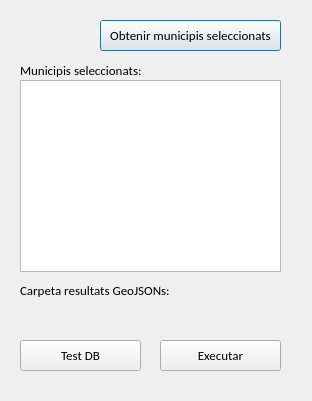
<?xml version="1.0" encoding="UTF-8"?>
<ui version="4.0">
 <class>Dialog</class>
 <widget class="QDialog" name="Dialog">
  <property name="geometry">
   <rect>
    <x>0</x>
    <y>0</y>
    <width>312</width>
    <height>401</height>
   </rect>
  </property>
  <property name="font">
   <font>
    <family>Calibri</family>
    <pointsize>10</pointsize>
   </font>
  </property>
  <property name="windowTitle">
   <string>Dialog</string>
  </property>
  <property name="windowIcon">
   <iconset>
    <normaloff>../img/suno.png</normaloff>../img/suno.png</iconset>
  </property>
  <widget class="QListWidget" name="list_munis">
   <property name="geometry">
    <rect>
     <x>20</x>
     <y>80</y>
     <width>261</width>
     <height>192</height>
    </rect>
   </property>
  </widget>
  <widget class="QPushButton" name="btn_get_munis">
   <property name="geometry">
    <rect>
     <x>100</x>
     <y>20</y>
     <width>181</width>
     <height>31</height>
    </rect>
   </property>
   <property name="text">
    <string>Obtenir municipis seleccionats</string>
   </property>
  </widget>
  <widget class="QPushButton" name="btn_accept">
   <property name="geometry">
    <rect>
     <x>160</x>
     <y>340</y>
     <width>121</width>
     <height>31</height>
    </rect>
   </property>
   <property name="text">
    <string>Executar</string>
   </property>
  </widget>
  <widget class="QLabel" name="label">
   <property name="geometry">
    <rect>
     <x>20</x>
     <y>60</y>
     <width>201</width>
     <height>21</height>
    </rect>
   </property>
   <property name="text">
    <string>Municipis seleccionats:</string>
   </property>
  </widget>
  <widget class="QPushButton" name="btn_test_db">
   <property name="geometry">
    <rect>
     <x>20</x>
     <y>340</y>
     <width>121</width>
     <height>31</height>
    </rect>
   </property>
   <property name="text">
    <string>Test DB</string>
   </property>
  </widget>
  <widget class="QLabel" name="label_2">
   <property name="geometry">
    <rect>
     <x>20</x>
     <y>280</y>
     <width>201</width>
     <height>21</height>
    </rect>
   </property>
   <property name="text">
    <string>Carpeta resultats GeoJSONs:</string>
   </property>
  </widget>
  <widget class="QgsFileWidget" name="output_folder">
   <property name="geometry">
    <rect>
     <x>20</x>
     <y>300</y>
     <width>261</width>
     <height>27</height>
    </rect>
   </property>
   <property name="dialogTitle">
    <string>Seleccionar carpeta de sortida</string>
   </property>
   <property name="storageMode">
    <enum>QgsFileWidget::GetDirectory</enum>
   </property>
   <property name="options">
    <set>QFileDialog::ShowDirsOnly</set>
   </property>
  </widget>
 </widget>
 <customwidgets>
  <customwidget>
   <class>QgsFileWidget</class>
   <extends>QWidget</extends>
   <header>qgsfilewidget.h</header>
  </customwidget>
 </customwidgets>
 <tabstops>
  <tabstop>btn_get_munis</tabstop>
  <tabstop>list_munis</tabstop>
  <tabstop>btn_test_db</tabstop>
  <tabstop>btn_accept</tabstop>
 </tabstops>
 <resources/>
 <connections/>
</ui>
